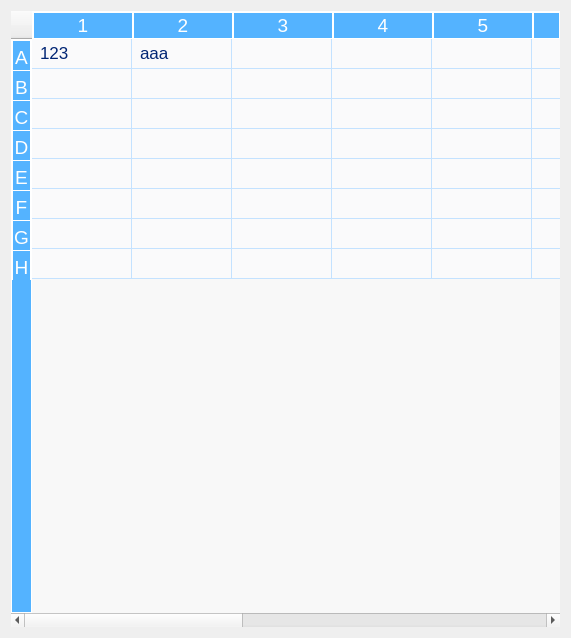
<?xml version="1.0" encoding="UTF-8"?>
<ui version="4.0">
 <class>TableHor</class>
 <widget class="QWidget" name="TableHor">
  <property name="geometry">
   <rect>
    <x>0</x>
    <y>0</y>
    <width>571</width>
    <height>638</height>
   </rect>
  </property>
  <property name="windowTitle">
   <string>Form</string>
  </property>
  <layout class="QVBoxLayout" name="verticalLayout">
   <item>
    <widget class="QTableWidget" name="table">
     <property name="styleSheet">
      <string notr="true">/*
QTableWidget
文字无论什么时候都是白色的
*/

/*设置标题(包括垂直+水平的)*/
QHeaderView {
    font-size: 19px;
    border: 1px solid rgb(255, 255, 255);
    background: rgb(84, 179, 255);
    text-align: center;
}

/*设置标题(水平的)*/
QHeaderView::section:horizontal {
    /*白色间隔*/
    border: 1px solid rgb(255, 255, 255);
    /*下边框不需要颜色*/
    border-bottom: 0px;
	/*改为白色*/
    color: rgb(255, 255, 255);
    background: transparent;
}

/*设置鼠标停留状态*/
QHeaderView::section:horizontal:hover {
    /*字体白色*/
    color: white;
    /*背景深蓝色*/
    background: rgb(11, 82, 202);
}

/*设置鼠标按下状态*/
QHeaderView::section:horizontal:pressed {
    /*改*/
    color: white;
    /*背景深蓝色减一点*/
    background: rgb(45, 128, 245);

}

/*设置标题(垂直的)*/
QHeaderView::section:vertical {
    /*白色间隔*/
    border: 1px solid rgb(255, 255, 255);
    /*下边框不需要颜色*/
    border-bottom: 0px;
    /*改*/
    color: rgb(255, 255, 255);
    background: rgba(84, 179, 255, 180);
    padding-top: 3px;
}

/*设置鼠标停留状态*/
QHeaderView::section:vertical:hover {
    /*字体白色*/
    color: white;
    /*背景深蓝色*/
    background: rgb(11, 82, 202);

}

/*设置鼠标按下状态*/
QHeaderView::section:vertical:pressed {
    /*改*/
    color: white;
    /*背景深蓝色减一点*/
    background: rgb(45, 128, 245);
}

QTableWidget,
QTableView {
    font-size: 17px;
    color: rgb(1, 37, 116);
	/*
    border: 2px solid rgb(84, 179, 255);
    */
	border : none;
	background: rgb(248, 248, 248);
    gridline-color: rgb(196, 226, 255);
    text-align: center;
    /*禁止焦点*/
    outline: 0px;
}

/*设置视图项*/
QTableWidget::item,
QTableView::item {
    padding-left: 5px;
    padding-right: 5px;
    border: none;
    background: rgba(251, 251, 253, 200);
}

/*设置选中的视图项*/
QTableWidget::item:selected,
QTableView::item:selected {
    background: rgba(207, 230, 253, 200);
    color: rgb(1, 37, 116);
}

QTableView::item:alternate: !selected,
QTableWidget::item:alternate: !selected,
QListView::item:alternate: !selected {
    background: rgb(250, 250, 250);
}

QTableView::item: !alternate: !selected,
QTableWidget::item: !alternate: !selected {
    background: rgb(240, 247, 254);
}</string>
     </property>
     <property name="verticalScrollBarPolicy">
      <enum>Qt::ScrollBarAsNeeded</enum>
     </property>
     <property name="horizontalScrollBarPolicy">
      <enum>Qt::ScrollBarAsNeeded</enum>
     </property>
     <row>
      <property name="text">
       <string>A</string>
      </property>
      <property name="textAlignment">
       <set>AlignCenter</set>
      </property>
     </row>
     <row>
      <property name="text">
       <string>B</string>
      </property>
      <property name="textAlignment">
       <set>AlignCenter</set>
      </property>
     </row>
     <row>
      <property name="text">
       <string>C</string>
      </property>
      <property name="textAlignment">
       <set>AlignCenter</set>
      </property>
     </row>
     <row>
      <property name="text">
       <string>D</string>
      </property>
      <property name="textAlignment">
       <set>AlignCenter</set>
      </property>
     </row>
     <row>
      <property name="text">
       <string>E</string>
      </property>
      <property name="textAlignment">
       <set>AlignCenter</set>
      </property>
     </row>
     <row>
      <property name="text">
       <string>F</string>
      </property>
      <property name="textAlignment">
       <set>AlignCenter</set>
      </property>
     </row>
     <row>
      <property name="text">
       <string>G</string>
      </property>
      <property name="textAlignment">
       <set>AlignCenter</set>
      </property>
     </row>
     <row>
      <property name="text">
       <string>H</string>
      </property>
      <property name="textAlignment">
       <set>AlignCenter</set>
      </property>
     </row>
     <column>
      <property name="text">
       <string>1</string>
      </property>
     </column>
     <column>
      <property name="text">
       <string>2</string>
      </property>
     </column>
     <column>
      <property name="text">
       <string>3</string>
      </property>
     </column>
     <column>
      <property name="text">
       <string>4</string>
      </property>
     </column>
     <column>
      <property name="text">
       <string>5</string>
      </property>
     </column>
     <column>
      <property name="text">
       <string>6</string>
      </property>
     </column>
     <column>
      <property name="text">
       <string>7</string>
      </property>
     </column>
     <column>
      <property name="text">
       <string>8</string>
      </property>
     </column>
     <column>
      <property name="text">
       <string>9</string>
      </property>
     </column>
     <column>
      <property name="text">
       <string>10</string>
      </property>
     </column>
     <column>
      <property name="text">
       <string>11</string>
      </property>
     </column>
     <column>
      <property name="text">
       <string>12</string>
      </property>
     </column>
     <item row="0" column="0">
      <property name="text">
       <string>123</string>
      </property>
     </item>
     <item row="0" column="1">
      <property name="text">
       <string>aaa</string>
      </property>
     </item>
    </widget>
   </item>
  </layout>
 </widget>
 <resources/>
 <connections/>
</ui>
